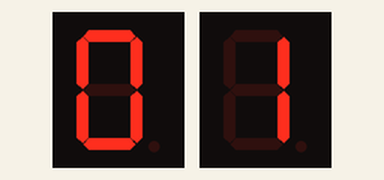
Bench run of a program on a simulated Arduino Mega 2560, built with avr-gcc and run on an emulated ATmega2560. Shown: 2 × 1-digit seven-segment display.

Above: at 0.01 s.
At 1.06 s:
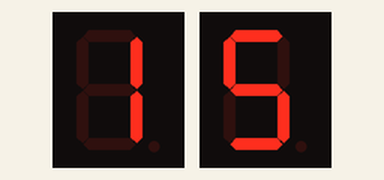
At 2.11 s:
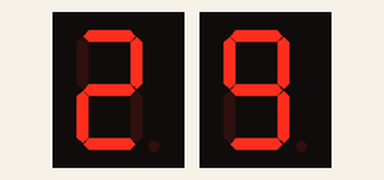
At 4.06 s:
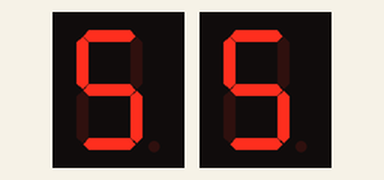
At 6.16 s:
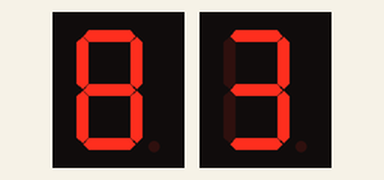
At 8.11 s:
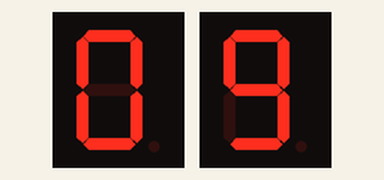

The program:

main.cpp
```cpp
// (licence header left out)
#include "Arduino.h"
#include "SevSeg.h"

SevSeg segleft;
SevSeg segright;

void setup() {
  byte numDigits = 1;
  byte digitPinsLeft[] = {12};
  byte digitPinsRight[] = {11};
  byte segmentPinsLeft[] = {2,3,4,5,6,7,8,9};
  byte segmentPinsRight[] = {32,33,34,35,36,37,38,39};
  bool resistorsOnSegments = false; // 'false' means resistors are on digit pins
  byte hardwareConfig = COMMON_ANODE;
  bool updateWithDelays = false;
  bool leadingZeros = false;

  segleft.begin(hardwareConfig, numDigits, digitPinsLeft, segmentPinsLeft,
      resistorsOnSegments, updateWithDelays, leadingZeros);
  segright.begin(hardwareConfig, numDigits, digitPinsRight, segmentPinsRight,
      resistorsOnSegments, updateWithDelays, leadingZeros);
  segleft.setBrightness(90);
  segright.setBrightness(90);
}

void numba(int num) {
  segleft.setNumber(num / 10);
  segright.setNumber(num % 10);
}

void loop() {
  static unsigned long timer = millis();
  static int deciSeconds = 0;

  if (millis() >= timer) {
    deciSeconds++; // 100 milliSeconds is equal to 1 deciSecond
    // timer += 100;
    timer += 75;
    if (deciSeconds == 100) { // Reset to 0 after counting for 1000 seconds.
      deciSeconds=0;
    }
    numba(deciSeconds);
  }
  //
  segleft.refreshDisplay(); // Must run repeatedly
  segright.refreshDisplay(); // Must run repeatedly
}

/// END ///
```

Measured:
- by itself, everything shown: repeats every 7.5 s, in 100 steps
